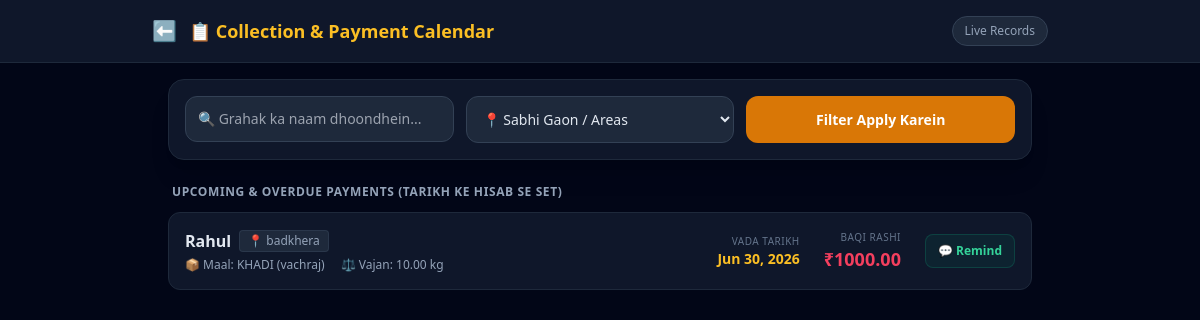
Screenshot of /collection-tracker/ (signed in) with the database file from the repository.
### dashboard/models.py (models this page shows, shortened)
class Order(models.Model):
    PAYMENT_CHOICES = [
        ('CASH', 'Cash'),
        ('CREDIT', 'Udhari'),
        ('PARTIAL', 'Partial'),
    ]
    customer = models.ForeignKey(Customer, on_delete=models.CASCADE)
    product_item = models.ForeignKey(ProductInventory, on_delete=models.PROTECT, null=True)
    quantity_kg = models.DecimalField(max_digits=10, decimal_places=2)
    rate_per_kg = models.DecimalField(max_digits=10, decimal_places=2)
    total_amount = models.DecimalField(max_digits=12, decimal_places=2, editable=False)
    amount_paid = models.DecimalField(max_digits=12, decimal_places=2, default=0)
    amount_due = models.DecimalField(max_digits=12, decimal_places=2, editable=False)
    payment_mode = models.CharField(max_length=10, choices=PAYMENT_CHOICES, default='CASH')
    date = models.DateField(default=timezone.now)
    promise_date = models.DateField(null=True, blank=True)

class Customer(models.Model):
    name = models.CharField(max_length=150)
    phone_number = models.CharField(max_length=15)
    village_or_area = models.CharField(max_length=100)
    buying_frequency_days = models.IntegerField(default=15)
    default_rate_kati = models.DecimalField(max_digits=10, decimal_places=2, default=0)
    default_rate_khadi = models.DecimalField(max_digits=10, decimal_places=2, default=0)

class ProductInventory(models.Model):
    CATEGORY_CHOICES = [
        ('KATI', 'Kati Supari'),
        ('KHADI', 'Khadi Supari'),
    ]
    category = models.CharField(max_length=10, choices=CATEGORY_CHOICES)
    variety_name = models.CharField(max_length=50, default='Normal') # e.g., 'Jaam', 'Vachraj', 'Mora Moti', 'Kati'
    brand_name = models.CharField(max_length=50, default='No Brand') # e.g., 'Archana', 'Hina', 'STC'
    available_stock_kg = models.DecimalField(max_digits=12, decimal_places=2, default=0)
    avg_purchase_rate_per_kg = models.DecimalField(max_digits=10, decimal_places=2, default=0) # Profit nikalne ke liye cost price
    class Meta:
        unique_together = ('category', 'variety_name', 'brand_name')

### dashboard/views.py (the view)
# urls.py: path('collection-tracker/', views.collection_tracker, name='collection_tracker'),
@login_required
def collection_tracker(request):
    orders = Order.objects.filter(amount_due__gt=0).order_by('promise_date')
    search_query = request.GET.get('search', '').strip()
    if search_query:
        orders = orders.filter(customer__name__icontains=search_query)
    location_filter = request.GET.get('location', '').strip()
    if location_filter:
        orders = orders.filter(customer__village_or_area=location_filter)
    active_locations = Customer.objects.filter(order__amount_due__gt=0).values_list('village_or_area', flat=True).distinct()
    context = {
        'orders': orders,
        'active_locations': active_locations,
        'search_query': search_query,
        'selected_location': location_filter,
    }
    return render(request, 'dashboard/collection_tracker.html', context)
    pass

### dashboard/templates/dashboard/collection_tracker.html (shortened to what this page needs)
<!DOCTYPE html>
<html lang="en">
<head>
    <script src="https://cdn.tailwindcss.com"></script>
</head>
<body class="bg-slate-950 text-slate-100 min-h-screen font-sans antialiased">
    <nav class="bg-slate-900 border-b border-slate-800 p-4 sticky top-0 z-50">
        <div class="max-w-4xl mx-auto flex justify-between items-center">
            <div class="flex items-center gap-3">
                <a href="{% url 'dashboard_home' %}" class="text-slate-400 hover:text-white text-xl">⬅️</a>
                <h1 class="text-lg font-bold text-amber-400">📋 Collection & Payment Calendar</h1>
            </div>
            <span class="text-xs bg-slate-800 px-3 py-1.5 rounded-full text-slate-400 border border-slate-700">
                Live Records
            </span>
        </div>
    </nav>
    <div class="max-w-4xl mx-auto p-4">
        <form method="GET" action="{% url 'collection_tracker' %}" class="bg-slate-900 border border-slate-800 rounded-2xl p-4 grid grid-cols-1 md:grid-cols-3 gap-3 shadow-xl">
            <div class="relative">
                <input type="text" name="search" value="{{ search_query }}" placeholder="🔍 Grahak ka naam dhoondhein..." class="w-full bg-slate-800 border border-slate-700 rounded-xl p-3 text-sm text-slate-200 focus:outline-none focus:border-amber-500">
            </div>
            <div>
                <select name="location" class="w-full bg-slate-800 border border-slate-700 rounded-xl p-3 text-sm text-slate-200 focus:outline-none focus:border-amber-500">
                    <option value="">📍 Sabhi Gaon / Areas</option>
                </select>
            </div>
            <div class="flex gap-2">
                <button type="submit" class="flex-1 bg-amber-600 hover:bg-amber-500 text-white font-semibold rounded-xl text-sm transition">
                    Filter Apply Karein
                </button>
            </div>
        </form>
        <div class="mt-6 space-y-3">
            <h2 class="text-xs font-bold text-slate-400 uppercase tracking-wider px-1">Upcoming & Overdue Payments (Tarikh ke hisab se set)</h2>
            {% if orders %}
                {% for order in orders %}
                <div class="bg-slate-900 border border-slate-800 rounded-xl p-4 flex flex-col sm:flex-row justify-between sm:items-center gap-3 hover:border-slate-700 transition">
                    <div class="space-y-1">
                        <div class="flex items-center gap-2">
                            <span class="font-bold text-slate-200 capitalize text-base">{{ order.customer.name }}</span>
                            <span class="text-xs bg-slate-800 px-2 py-0.5 rounded text-slate-400 border border-slate-700/60">📍 {{ order.customer.village_or_area }}</span>
                        </div>
                        <div class="text-xs text-slate-400 flex flex-wrap gap-x-4 gap-y-1">
                            <span>📦 Maal: {{ order.product_item.category }} ({{ order.product_item.variety_name }})</span>
                            <span>⚖️ Vajan: {{ order.quantity_kg }} kg</span>
                        </div>
                    </div>
                    <div class="flex items-center justify-between sm:justify-end gap-6 border-t sm:border-t-0 border-slate-800/60 pt-3 sm:pt-0">
                        <div class="text-left sm:text-right">
                            <p class="text-[10px] text-slate-500 uppercase tracking-wider">Vada Tarikh</p>
                            <p class="text-sm font-semibold text-amber-400">{{ order.promise_date|date:"M d, Y" }}</p>
                        </div>
                        <div class="text-left sm:text-right">
                            <p class="text-[10px] text-slate-500 uppercase tracking-wider">Baqi Rashi</p>
                            <p class="text-lg font-black text-rose-500">₹{{ order.amount_due }}</p>
                        </div>
                        <div>
                            <a href="https://wa.me/91{{ order.customer.phone_number }}?text=Ram Ram ji {{ order.customer.name }} bhaiji, aapka Sarman Trading Company ka rashi ₹{{ order.amount_due }} ka vada tarikh {{ order.promise_date|date:'d-m-Y' }} hai. Kripya dhyan dein." target="_blank" class="bg-emerald-600/10 hover:bg-emerald-600 text-emerald-400 hover:text-white p-2 px-3 rounded-lg text-xs font-semibold transition border border-emerald-500/20 flex items-center gap-1">
                                💬 Remind
                            </a>
                        </div>
                    </div>
                </div>
                {% endfor %}
            {% else %}
                <div class="bg-slate-900 border border-slate-800 rounded-2xl p-8 text-center">
                    <p class="text-sm text-slate-500">Sukun hai! Is filter ke hisab se koi pending ya upcoming udhari nahi hai. 👍</p>
                </div>
            {% endif %}
        </div>
    </div>
</body>
</html>

### rows the page displays
Order: customer.name "Rahul", customer.village_or_area "badkhera", product_item.category "KHADI", product_item.variety_name "vachraj", quantity_kg "10.00", promise_date "Jun 30, 2026", amount_due "1000.00"
